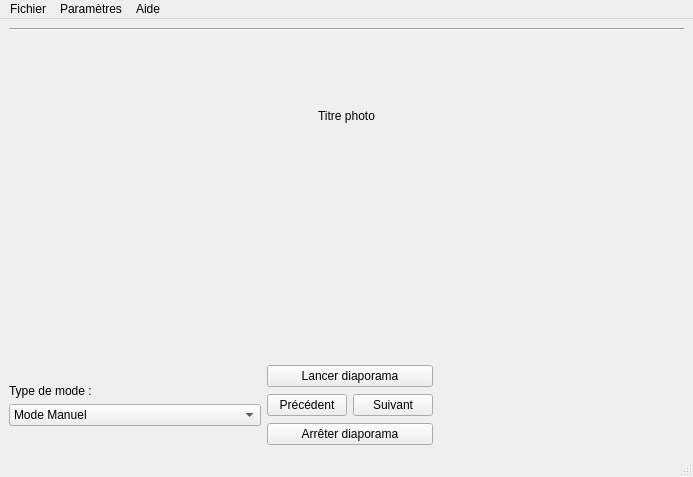
<?xml version="1.0" encoding="UTF-8"?>
<ui version="4.0">
 <class>LecteurVue</class>
 <widget class="QMainWindow" name="LecteurVue">
  <property name="geometry">
   <rect>
    <x>0</x>
    <y>0</y>
    <width>693</width>
    <height>477</height>
   </rect>
  </property>
  <property name="windowTitle">
   <string>LecteurVue</string>
  </property>
  <widget class="QWidget" name="centralwidget">
   <layout class="QVBoxLayout" name="verticalLayout_3">
    <item>
     <layout class="QVBoxLayout" name="verticalLayout">
      <item>
       <widget class="Line" name="line">
        <property name="orientation">
         <enum>Qt::Horizontal</enum>
        </property>
       </widget>
      </item>
      <item>
       <widget class="QLabel" name="lTitre">
        <property name="text">
         <string>Titre photo</string>
        </property>
        <property name="alignment">
         <set>Qt::AlignCenter</set>
        </property>
       </widget>
      </item>
      <item>
       <widget class="QLabel" name="lImage">
        <property name="text">
         <string/>
        </property>
        <property name="pixmap">
         <pixmap resource="ressourcesLecteurVue.qrc">:/v2/cartesDisney/Disney_tapis.png</pixmap>
        </property>
        <property name="alignment">
         <set>Qt::AlignCenter</set>
        </property>
       </widget>
      </item>
      <item>
       <layout class="QHBoxLayout" name="horizontalLayout_2">
        <item>
         <layout class="QVBoxLayout" name="verticalLayout_2">
          <item>
           <spacer name="horizontalSpacer">
            <property name="orientation">
             <enum>Qt::Horizontal</enum>
            </property>
            <property name="sizeType">
             <enum>QSizePolicy::MinimumExpanding</enum>
            </property>
            <property name="sizeHint" stdset="0">
             <size>
              <width>40</width>
              <height>20</height>
             </size>
            </property>
           </spacer>
          </item>
          <item>
           <widget class="QLabel" name="label">
            <property name="text">
             <string>Type de mode :</string>
            </property>
           </widget>
          </item>
          <item>
           <widget class="QComboBox" name="CBMode">
            <item>
             <property name="text">
              <string>Mode Manuel</string>
             </property>
            </item>
           </widget>
          </item>
          <item>
           <spacer name="horizontalSpacer_3">
            <property name="orientation">
             <enum>Qt::Horizontal</enum>
            </property>
            <property name="sizeType">
             <enum>QSizePolicy::MinimumExpanding</enum>
            </property>
            <property name="sizeHint" stdset="0">
             <size>
              <width>40</width>
              <height>20</height>
             </size>
            </property>
           </spacer>
          </item>
         </layout>
        </item>
        <item>
         <layout class="QGridLayout" name="gridLayout">
          <item row="2" column="0">
           <widget class="QPushButton" name="bPrecedent">
            <property name="text">
             <string>Précédent</string>
            </property>
           </widget>
          </item>
          <item row="1" column="0" colspan="2">
           <widget class="QPushButton" name="bLancerDiapo">
            <property name="text">
             <string>Lancer diaporama</string>
            </property>
            <property name="checkable">
             <bool>false</bool>
            </property>
            <property name="autoDefault">
             <bool>false</bool>
            </property>
           </widget>
          </item>
          <item row="2" column="1">
           <widget class="QPushButton" name="bSuivant">
            <property name="text">
             <string>Suivant</string>
            </property>
           </widget>
          </item>
          <item row="3" column="0" colspan="2">
           <widget class="QPushButton" name="bArreterDiapo">
            <property name="text">
             <string>Arrêter diaporama</string>
            </property>
           </widget>
          </item>
         </layout>
        </item>
        <item>
         <spacer name="horizontalSpacer_2">
          <property name="orientation">
           <enum>Qt::Horizontal</enum>
          </property>
          <property name="sizeType">
           <enum>QSizePolicy::MinimumExpanding</enum>
          </property>
          <property name="sizeHint" stdset="0">
           <size>
            <width>40</width>
            <height>20</height>
           </size>
          </property>
         </spacer>
        </item>
       </layout>
      </item>
     </layout>
    </item>
   </layout>
  </widget>
  <widget class="QMenuBar" name="menubar">
   <property name="geometry">
    <rect>
     <x>0</x>
     <y>0</y>
     <width>693</width>
     <height>22</height>
    </rect>
   </property>
   <widget class="QMenu" name="menuParam_tres">
    <property name="title">
     <string>Paramètres</string>
    </property>
    <addaction name="actionCharger_diaporama"/>
    <addaction name="actionVitesse"/>
    <addaction name="actionEnlever_diaporama"/>
   </widget>
   <widget class="QMenu" name="menuFichier">
    <property name="title">
     <string>Fichier</string>
    </property>
    <addaction name="actionQuitter"/>
   </widget>
   <widget class="QMenu" name="menuAide">
    <property name="title">
     <string>Aide</string>
    </property>
    <addaction name="actionAide"/>
   </widget>
   <addaction name="menuFichier"/>
   <addaction name="menuParam_tres"/>
   <addaction name="menuAide"/>
  </widget>
  <widget class="QStatusBar" name="statusbar"/>
  <action name="actionVitesse">
   <property name="text">
    <string>Vitesse de défilement</string>
   </property>
  </action>
  <action name="actionEnlever_diaporama">
   <property name="text">
    <string>Enlever diaporama</string>
   </property>
  </action>
  <action name="actionCharger_diaporama">
   <property name="text">
    <string>Charger diaporama</string>
   </property>
  </action>
  <action name="actionQuitter">
   <property name="text">
    <string>Quitter</string>
   </property>
  </action>
  <action name="actionAide">
   <property name="text">
    <string>À propos de...</string>
   </property>
  </action>
 </widget>
 <resources>
  <include location="ressourcesLecteurVue.qrc"/>
 </resources>
 <connections>
  <connection>
   <sender>actionQuitter</sender>
   <signal>triggered()</signal>
   <receiver>LecteurVue</receiver>
   <slot>close()</slot>
   <hints>
    <hint type="sourcelabel">
     <x>-1</x>
     <y>-1</y>
    </hint>
    <hint type="destinationlabel">
     <x>346</x>
     <y>238</y>
    </hint>
   </hints>
  </connection>
 </connections>
</ui>
